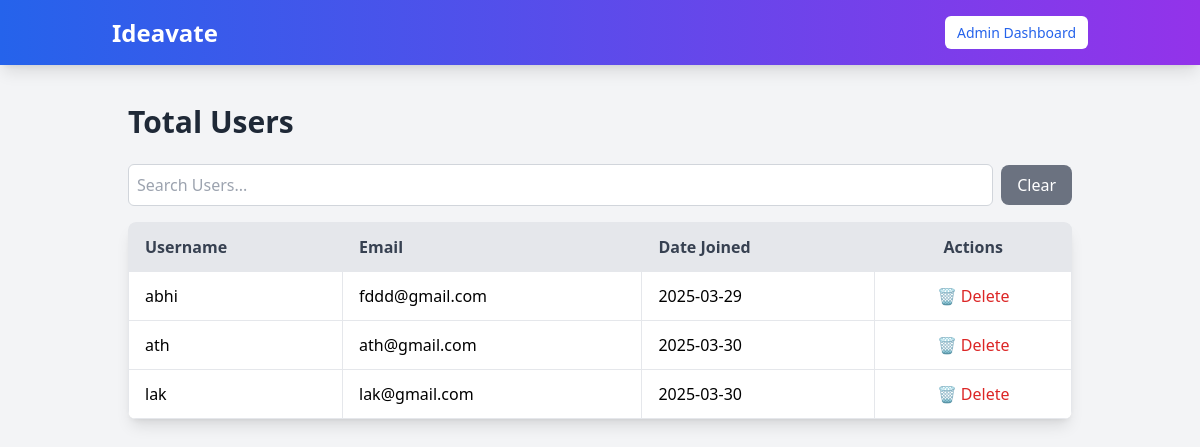
/admin_dashboard/users/ (signed in), run on an earlier commit of the app's database.
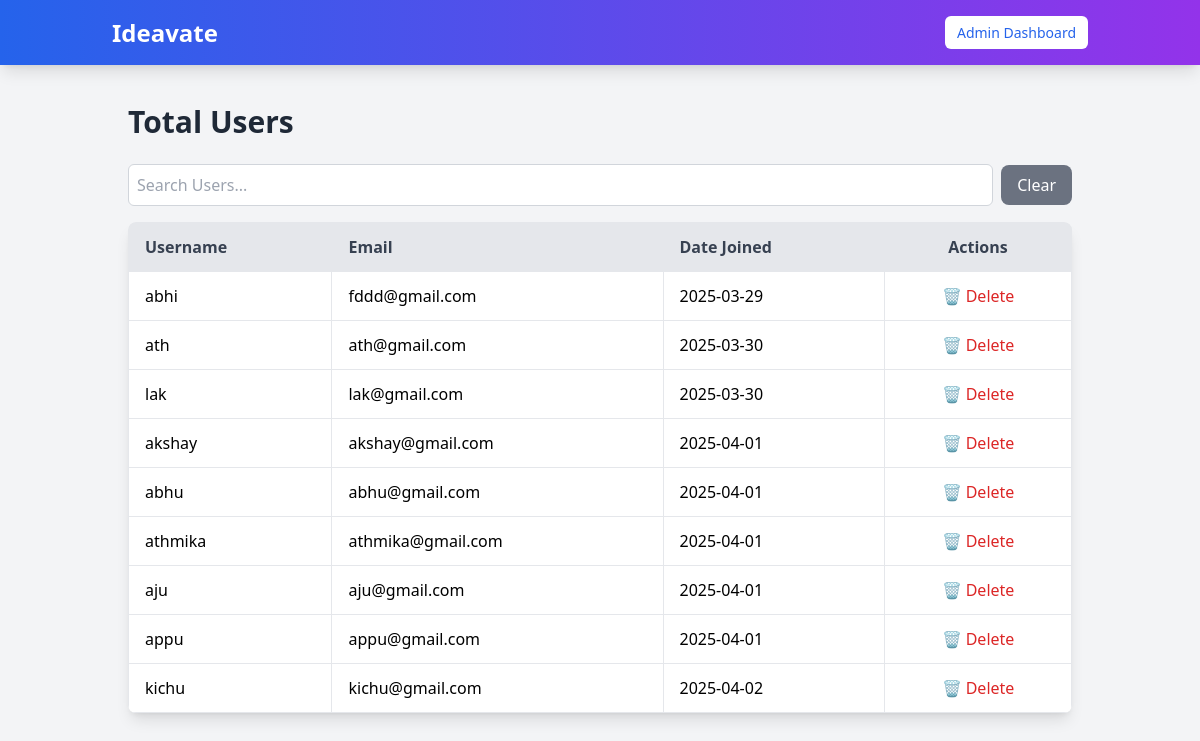
And on a later commit of the database.
### myapp/models.py (models this page shows)
class User(AbstractUser):
    is_user = models.BooleanField(default=False)
    is_organization = models.BooleanField(default=False)
    groups = models.ManyToManyField(Group, related_name="custom_user_groups", blank=True)
    user_permissions = models.ManyToManyField(Permission, related_name="custom_user_permissions", blank=True)

### myapp/views.py (the view)
# urls.py: path("admin_dashboard/users/",views. admin_users, name="admin_users"),
@user_passes_test(is_admin)
def admin_users(request):
    users = User.objects.filter(is_user=True)
    return render(request, "admin_users.html", {"users": users})

### myapp/views.py (called while the page is built)
def is_admin(user):
    return user.is_authenticated and user.is_superuser

### templates/admin_users.html (shortened to what this page needs)
{% extends "navbar.html" %}
{% block content %}
<div class="container mx-auto p-6">
    <h1 class="text-3xl font-bold text-gray-800 mb-6">Total Users</h1>
    <div class="flex items-center mb-4">
        <input type="text" id="searchInput" placeholder="Search Users..." class="w-full p-2 border border-gray-300 rounded-md focus:outline-none focus:ring-2 focus:ring-blue-500">
        <button onclick="clearSearch()" class="ml-2 px-4 py-2 bg-gray-500 text-white rounded-lg hover:bg-gray-600 transition">Clear</button>
    </div>
    <div class="overflow-x-auto bg-white shadow-lg rounded-lg">
        <table class="w-full border border-gray-300">
            <thead>
                <tr class="bg-gray-200 text-gray-700 text-left">
                    <th class="py-3 px-4 border">Username</th>
                    <th class="py-3 px-4 border">Email</th>
                    <th class="py-3 px-4 border">Date Joined</th>
                    <th class="py-3 px-4 border text-center">Actions</th>
                </tr>
            </thead>
            <tbody id="userTable">
                {% for user in users %}
                <tr class="border hover:bg-gray-50 transition">
                    <td class="py-3 px-4 border">{{ user.username }}</td>
                    <td class="py-3 px-4 border">{{ user.email }}</td>
                    <td class="py-3 px-4 border">{{ user.date_joined|date:"Y-m-d" }}</td>
                    <td class="py-3 px-4 border text-center">
                        <form action="{% url 'delete_user' user.id %}" method="post" onsubmit="return confirm('Are you sure you want to delete this user?');">
                            <button type="submit" class="text-red-600 hover:text-red-800 transition">
                                🗑 Delete
                            </button>
                        </form>
                    </td>
                </tr>
                {% empty %}
                <tr>
                    <td colspan="4" class="text-center py-6 text-gray-500">No users found.</td>
                </tr>
                {% endfor %}
            </tbody>
        </table>
    </div>
</div>
{% endblock %}

What changed in the data, as far as the page shows it:
added User: username "akshay", email "akshay@gmail.com", date_joined "2025-04-01"
added User: username "abhu", email "abhu@gmail.com", date_joined "2025-04-01"
added User: username "athmika", email "athmika@gmail.com", date_joined "2025-04-01"
added User: username "aju", email "aju@gmail.com", date_joined "2025-04-01"
added User: username "appu", email "appu@gmail.com", date_joined "2025-04-01"
added User: username "kichu", email "kichu@gmail.com", date_joined "2025-04-02"
